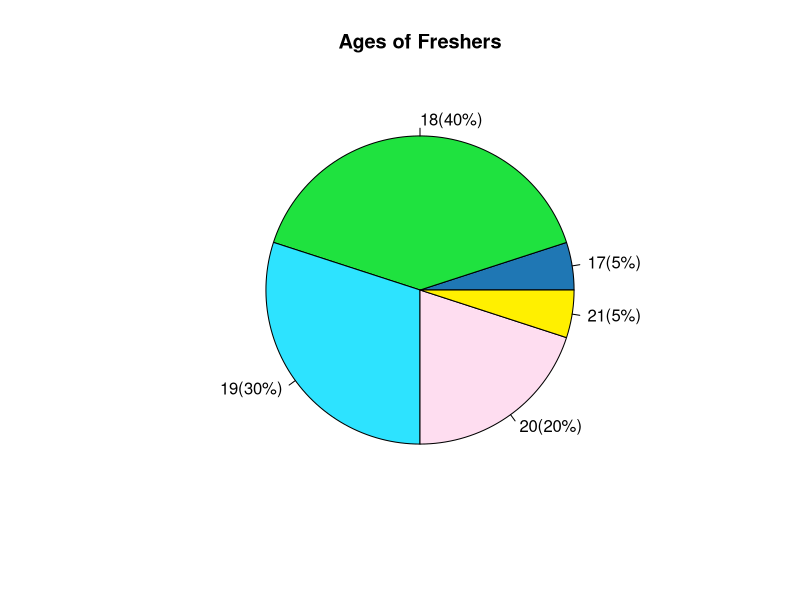

Recreate this plot in R.
ages <- c("17"=5, "18"=40, "19"=30,"20"=20,"21"=5)

colors <- c("#1f77b4", "#1fe23f", "#2de3ff","#feddf0", "#fff000")

pie(ages, labels = paste(names(ages), "(", ages, "%)", sep = ""), col = colors, main = "Ages of Freshers")